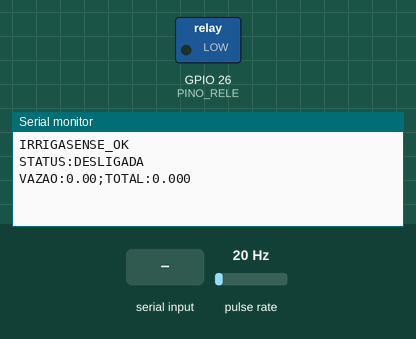
Simulated run of this sketch. Board: ESP32. Parts: switched loads named in the sketch (green lamp = pin HIGH), the last lines printed to the serial monitor. Wiring (inferred from the names in the program): pulse sensor: data GPIO 27. The test bench sets the inputs (shaded band); at power-on: pulse rate 20 Hz.

Above: at 1.2 s.
1.3 s: "LIGAR\n" received over Serial
At 1.9 s:
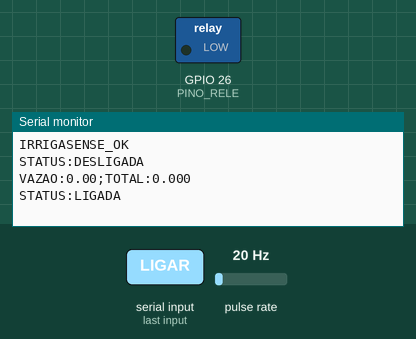
2.8 s: pulse rate (sensor on GPIO 27) set to 4 Hz
At 3.8 s:
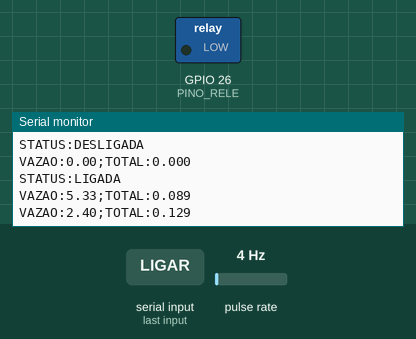
4.3 s: "ZERAR\n" received over Serial
At 5.6 s:
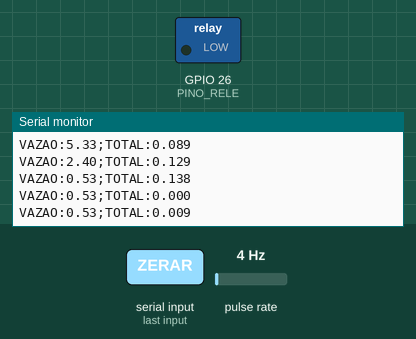
5.8 s: pulse rate (sensor on GPIO 27) set to 50 Hz
At 6.7 s:
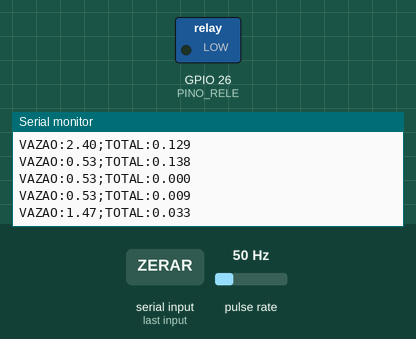
Timing chart, 0 to 8.3 s (numbered marks = the images above; inputs shaded):
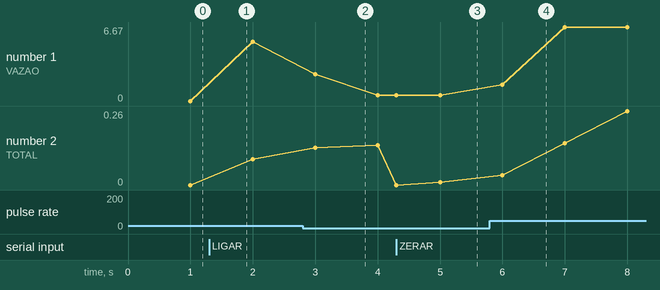

Measured:
- after the input at 1.3 s, the serial monitor: prints a new line at once (image 1)
- after the input at 2.8 s, the serial monitor: prints a new line after 0.20 s (image 2)
- after the input at 4.3 s, the serial monitor: prints a new line at once (image 3)
- after the input at 5.8 s, the serial monitor: prints a new line after 0.20 s (image 4)
- plotted number 1: 5.33 → 0.53 after the input at 2.8 s, 0.53 → 6.67 after the input at 5.8 s
- plotted number 2: 0.09 → 0.14 after the input at 2.8 s, 0.14 → 0.01 after the input at 4.3 s, 0.01 → 0.26 after the input at 5.8 s

The sketch:

IrrigaSense_ESP32.ino
```cpp
#include <Arduino.h>

const int PINO_RELE = 26;
const int PINO_FLUXO = 27;
const char* ID_DISPOSITIVO = "IRRIGASENSE_OK";

// ---------- Calibracao do sensor ----------
// YF-S201: F(Hz) = 7.5 * Q(L/min)  =>  450 pulsos por litro
const float PULSOS_POR_LITRO = 450.0;

// ---------- Filtros anti-vazao-fantasma ----------
const unsigned long DEBOUNCE_US = 1500;        // ignora pulsos com menos de 1,5 ms entre si
const unsigned long PULSOS_MINIMOS = 3;        // abaixo disso por segundo = ruido
const int CONFIRMACOES_NECESSARIAS = 2;        // segundos seguidos com fluxo antes de aceitar
const bool SO_COM_BOMBA_LIGADA = false;        // true = ignora vazao com a bomba desligada

const unsigned long INTERVALO_VAZAO_MS = 1000;

bool bombaLigada = false;

volatile unsigned long pulsos = 0;
volatile unsigned long ultimoPulsoUs = 0;
portMUX_TYPE mux = portMUX_INITIALIZER_UNLOCKED;

unsigned long ultimoCalculo = 0;
float vazaoLMin = 0.0;
float totalLitros = 0.0;

unsigned long pulsosPendentes = 0;
int confirmacoes = 0;

void IRAM_ATTR contarPulso() {
  unsigned long agora = micros();
  if (agora - ultimoPulsoUs < DEBOUNCE_US) return;   // pulso rapido demais = ruido
  ultimoPulsoUs = agora;

  portENTER_CRITICAL_ISR(&mux);
  pulsos++;
  portEXIT_CRITICAL_ISR(&mux);
}

void desligarBomba() {
  pinMode(PINO_RELE, INPUT);      // alta impedancia: o modulo mantem IN em 5V
  bombaLigada = false;
}

void ligarBomba() {
  pinMode(PINO_RELE, OUTPUT);
  digitalWrite(PINO_RELE, LOW);   // aciona o rele
  bombaLigada = true;
}

void enviarStatus() {
  Serial.println(bombaLigada ? "STATUS:LIGADA" : "STATUS:DESLIGADA");
}

void enviarVazao() {
  Serial.print("VAZAO:");
  Serial.print(vazaoLMin, 2);
  Serial.print(";TOTAL:");
  Serial.println(totalLitros, 3);
}

void atualizarVazao() {
  unsigned long agora = millis();
  unsigned long dt = agora - ultimoCalculo;
  if (dt < INTERVALO_VAZAO_MS) return;
  ultimoCalculo = agora;

  // le e zera o contador de forma segura
  portENTER_CRITICAL(&mux);
  unsigned long n = pulsos;
  pulsos = 0;
  portEXIT_CRITICAL(&mux);

  unsigned long validos = 0;

  if (SO_COM_BOMBA_LIGADA && !bombaLigada) {
    confirmacoes = 0;
    pulsosPendentes = 0;
  }
  else if (n >= PULSOS_MINIMOS) {
    confirmacoes++;
    pulsosPendentes += n;
    if (confirmacoes >= CONFIRMACOES_NECESSARIAS) {
      validos = pulsosPendentes;   // fluxo confirmado: libera os pulsos acumulados
      pulsosPendentes = 0;
    }
  }
  else {
    confirmacoes = 0;              // ruido esparso: descarta tudo
    pulsosPendentes = 0;
  }

  float litros = validos / PULSOS_POR_LITRO;
  vazaoLMin = litros / (dt / 60000.0);
  totalLitros += litros;

  enviarVazao();
}

void setup() {
  desligarBomba();

  pinMode(PINO_FLUXO, INPUT_PULLUP);
  attachInterrupt(digitalPinToInterrupt(PINO_FLUXO), contarPulso, FALLING);

  Serial.begin(115200);
  Serial.setTimeout(50);

  Serial.println(ID_DISPOSITIVO);
  enviarStatus();

  ultimoCalculo = millis();
}

void loop() {
  if (Serial.available()) {
    String comando = Serial.readStringUntil('\n');
    comando.trim();
    comando.toUpperCase();

    if (comando.indexOf("PING") >= 0 || comando.indexOf("IDENTIFICAR") >= 0) {
      Serial.println(ID_DISPOSITIVO);
      enviarStatus();
    }
    else if (comando.indexOf("DESLIGAR") >= 0) {
      desligarBomba();
      enviarStatus();
    }
    else if (comando.indexOf("LIGAR") >= 0) {
      ligarBomba();
      enviarStatus();
    }
    else if (comando.indexOf("ZERAR") >= 0) {
      totalLitros = 0.0;
      enviarVazao();
    }
    else if (comando.indexOf("STATUS") >= 0) {
      enviarStatus();
      enviarVazao();
    }
  }

  atualizarVazao();
}
```
